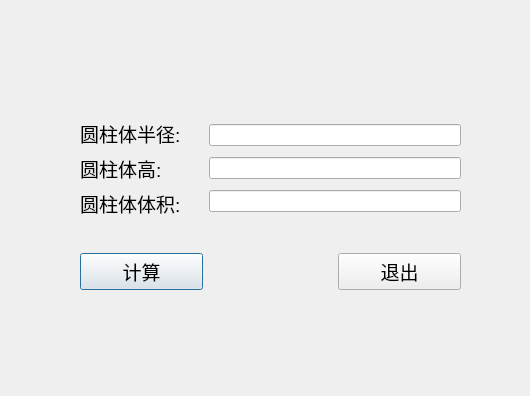
<?xml version="1.0" encoding="UTF-8"?>
<ui version="4.0">
 <class>CylinkderDialog</class>
 <widget class="QDialog" name="CylinkderDialog">
  <property name="geometry">
   <rect>
    <x>0</x>
    <y>0</y>
    <width>530</width>
    <height>396</height>
   </rect>
  </property>
  <property name="windowTitle">
   <string>Dialog</string>
  </property>
  <widget class="QWidget" name="">
   <property name="geometry">
    <rect>
     <x>80</x>
     <y>90</y>
     <width>381</width>
     <height>231</height>
    </rect>
   </property>
   <layout class="QGridLayout" name="gridLayout">
    <item row="0" column="1" colspan="2">
     <layout class="QVBoxLayout" name="verticalLayout_2">
      <item>
       <widget class="QLineEdit" name="radiueEdit"/>
      </item>
      <item>
       <widget class="QLineEdit" name="heightEdit"/>
      </item>
      <item>
       <widget class="QLineEdit" name="volumeEdit"/>
      </item>
     </layout>
    </item>
    <item row="2" column="0">
     <widget class="QPushButton" name="calButton">
      <property name="font">
       <font>
        <pointsize>14</pointsize>
       </font>
      </property>
      <property name="text">
       <string>计算</string>
      </property>
     </widget>
    </item>
    <item row="0" column="0">
     <layout class="QVBoxLayout" name="verticalLayout">
      <item>
       <widget class="QLabel" name="label">
        <property name="font">
         <font>
          <pointsize>14</pointsize>
         </font>
        </property>
        <property name="text">
         <string>圆柱体半径:</string>
        </property>
        <property name="buddy">
         <cstring>radiueEdit</cstring>
        </property>
       </widget>
      </item>
      <item>
       <widget class="QLabel" name="label_2">
        <property name="font">
         <font>
          <pointsize>14</pointsize>
         </font>
        </property>
        <property name="text">
         <string>圆柱体高:</string>
        </property>
        <property name="buddy">
         <cstring>heightEdit</cstring>
        </property>
       </widget>
      </item>
      <item>
       <widget class="QLabel" name="label_3">
        <property name="font">
         <font>
          <pointsize>14</pointsize>
         </font>
        </property>
        <property name="text">
         <string>圆柱体体积:</string>
        </property>
        <property name="buddy">
         <cstring>volumeEdit</cstring>
        </property>
       </widget>
      </item>
     </layout>
    </item>
    <item row="2" column="2">
     <widget class="QPushButton" name="exitButton">
      <property name="font">
       <font>
        <pointsize>14</pointsize>
       </font>
      </property>
      <property name="text">
       <string>退出</string>
      </property>
     </widget>
    </item>
   </layout>
  </widget>
 </widget>
 <resources/>
 <connections/>
</ui>
